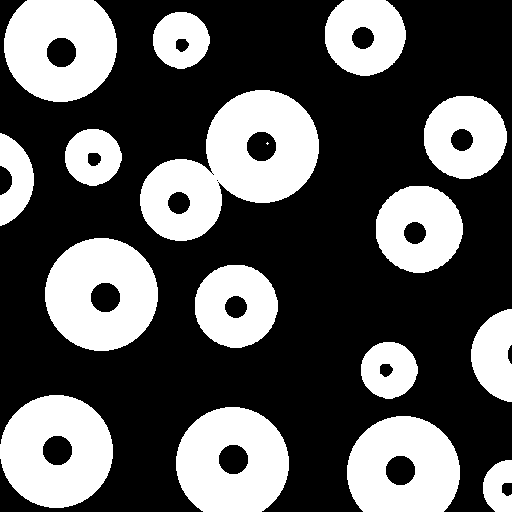
%> input picture TP08/circ1.tif, 512 x 512 px
$ octave Ejer06.m   (GNU Octave 9; MATLAB toolbox functions it lacks are replaced by stand-ins)
%> lines starting %> are read from the running program, lines starting %| are printed output that depends on the picture; in (x1, y1, x2, y2) boxes, pixels count from 0 and x2, y2 are one past the last pixel; in counts of white or black regions, pixels touching at a corner belong together; the program's own positions count from 1
% Ejer06.m: determinaci髇 de esqueletos
clear all
close all

NomImag=input('Nombre de imagen: ','s');
%> the answer given: circ1.tif
if isempty(NomImag)
    return
end

I=imread(NomImag);
%> I: size 512x512 logical; 35.3% white; 17 white regions (1 under 20 px), largest, box (x1, y1, x2, y2) and area: (140, 90, 319, 241) 14240, (45, 238, 158, 351) 9332, (0, 395, 113, 508) 9332
%%
Ie = bwmorph(I, 'skel', Inf);
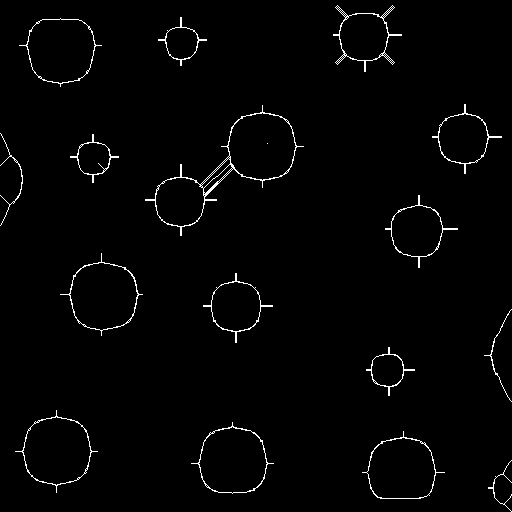
%> Ie: size 512x512 logical; 1.6% white in thin lines or dots
Ie4 = bwmorph(I, 'skel', 4);
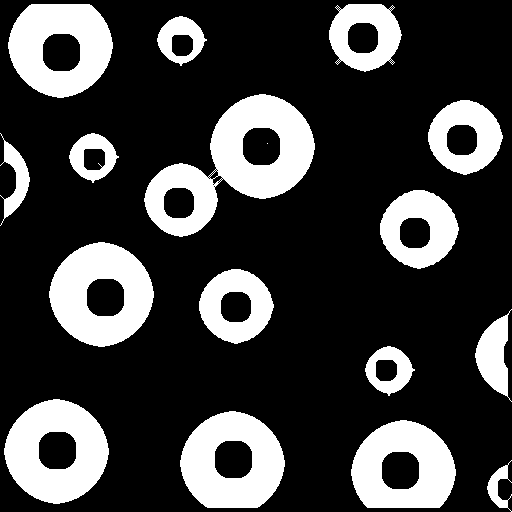
%> Ie4: size 512x512 logical; 24.8% white; 17 white regions (1 under 20 px), largest, box (x1, y1, x2, y2) and area: (144, 94, 315, 237) 10367, (49, 242, 154, 347) 7060, (4, 399, 109, 504) 7060
Ie10 = bwmorph(I, 'skel', 10);
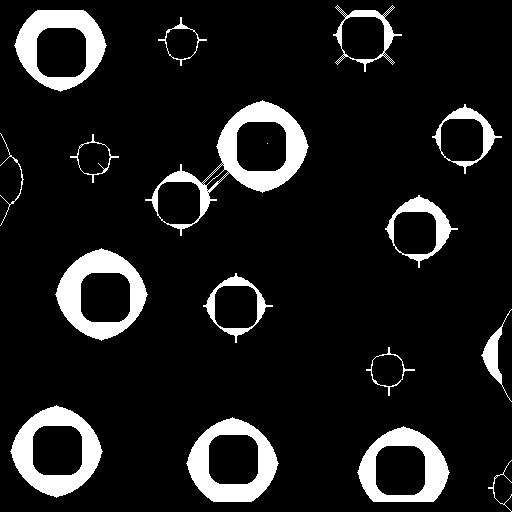
%> Ie10: size 512x512 logical; 10.5% white; 17 white regions (1 under 20 px), largest, box (x1, y1, x2, y2) and area: (145, 100, 309, 236) 4684, (55, 248, 148, 341) 3676, (10, 405, 103, 498) 3676

%%
figure,imshow([I Ie; Ie4 Ie10])
%> after `imshow([I Ie; Ie4 Ie10])`:
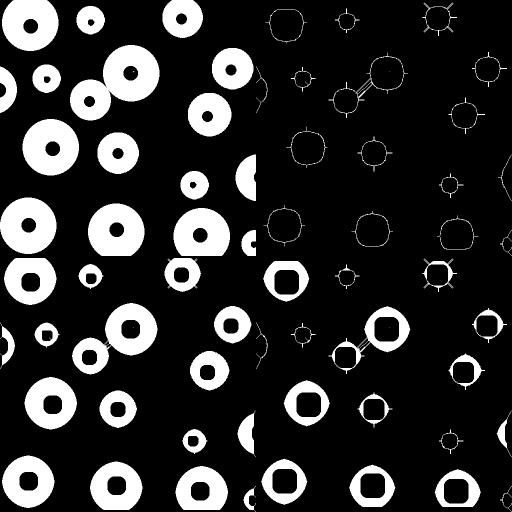
%> displayed picture: size 1024x1024 logical (shown at 1/2 size); 18.1% white; 68 white regions (4 under 20 px), largest, box (x1, y1, x2, y2) and area: (140, 90, 319, 241) 14240, (144, 606, 315, 749) 10367, (45, 238, 158, 351) 9332
title(sprintf('Determinaci髇 de esqueletos de %s', NomImag))

$ run again, on TP08/circuito.tif
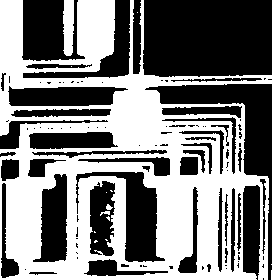
%> input picture TP08/circuito.tif, 272 x 280 px
%> I: size 280x272 logical; 48.9% white; 14 white regions (10 under 20 px), largest, box (x1, y1, x2, y2) and area: (0, 0, 272, 280) 36579, (63, 0, 74, 56) 543, (106, 204, 113, 210) 27, (100, 211, 110, 216) 27
%> Ie: size 280x272 logical; 8.6% white in thin lines or dots
%> Ie4: size 280x272 logical; 23.3% white; 9 white regions (7 under 20 px), largest, box (x1, y1, x2, y2) and area: (0, 0, 272, 280) 17587, (63, 0, 74, 53) 100
%> `Ie10 = bwmorph(I, 'skel', 10);`:
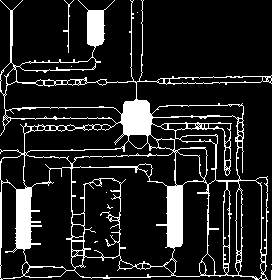
%> Ie10: size 280x272 logical; 13.1% white; 9 white regions (7 under 20 px), largest, box (x1, y1, x2, y2) and area: (0, 0, 272, 280) 9909, (63, 0, 74, 53) 74
%> `imshow([I Ie; Ie4 Ie10])`:
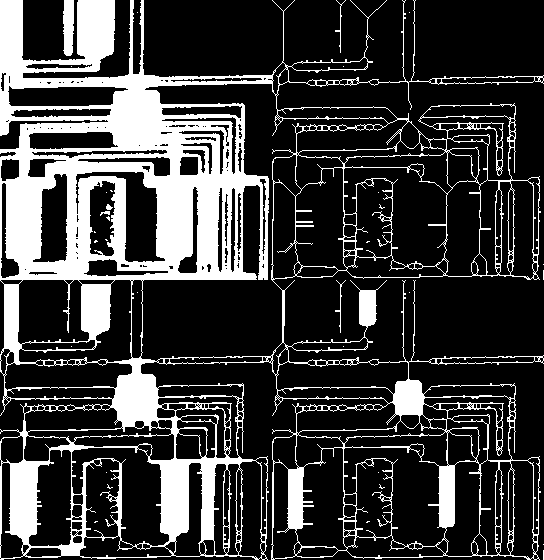
%> displayed picture: size 560x544 logical; 23.5% white; 33 white regions (27 under 20 px), largest, box (x1, y1, x2, y2) and area: (0, 0, 544, 560) 70630, (63, 0, 74, 56) 543, (335, 280, 346, 333) 74, (335, 0, 346, 53) 72, (106, 204, 113, 210) 27, (100, 211, 110, 216) 27

$ run again, on TP08/huella.tif
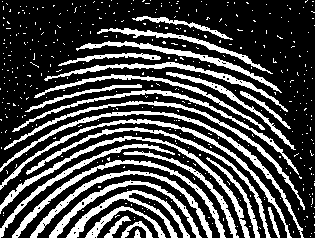
%> input picture TP08/huella.tif, 315 x 238 px
%> I: size 238x315 logical; 28.5% white; 414 white regions (387 under 20 px), largest, box (x1, y1, x2, y2) and area: (0, 111, 304, 238) 1388, (0, 136, 250, 238) 1372, (0, 119, 292, 238) 1337
%> Ie: size 238x315 logical; 11.7% white in thin lines or dots
%> `Ie4 = bwmorph(I, 'skel', 4);`:
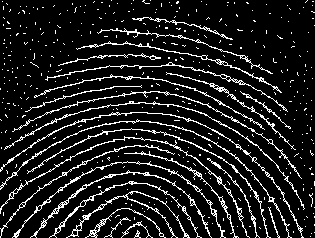
%> Ie4: size 238x315 logical; 11.9% white in thin lines or dots
%> `imshow([I Ie; Ie4 Ie10])`:
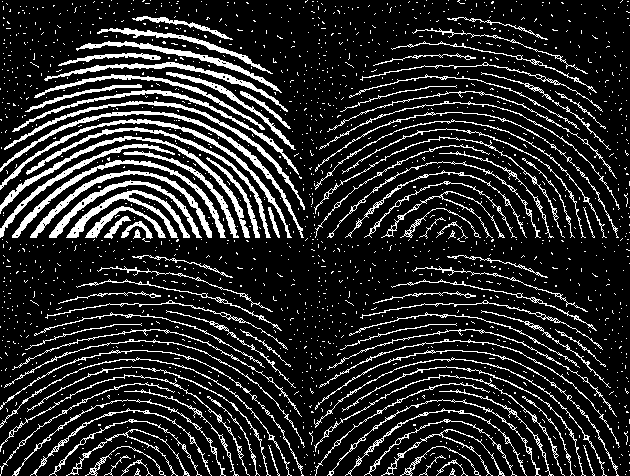
%> displayed picture: size 476x630 logical; 15.9% white in thin lines or dots
